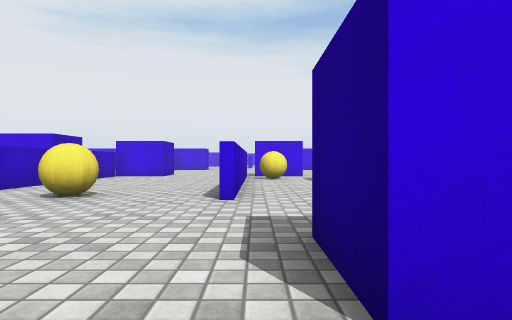
[1] (above)

19 first-person views from a walk through a scene from a Unity 3-D project. The camera is 0.68 m above the floor, looks level and sees 75° across. The floor is counted in squares, 1 m on a side. Each view is taken from the middle of a square. On the plan, view 1 faces up. The plan holds only what a view shows up to about 10 squares ahead; the rest is blank. The place goes on beyond the plan. The player character is not drawn. Surface patterns are stand-ins for the level's own textures.

[2]
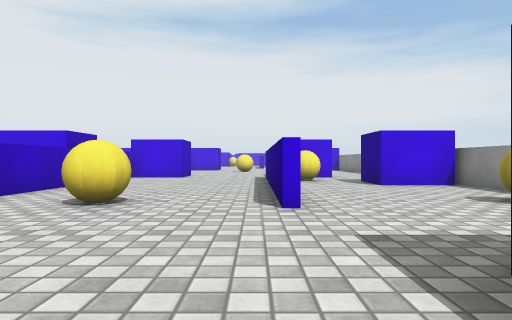

[3]
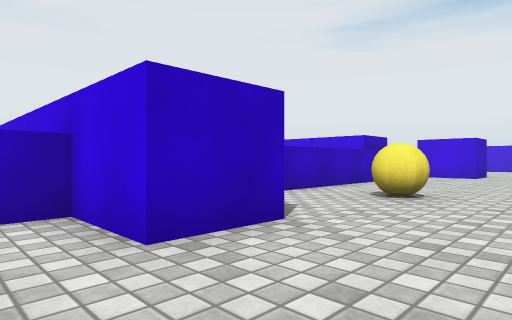

[4]
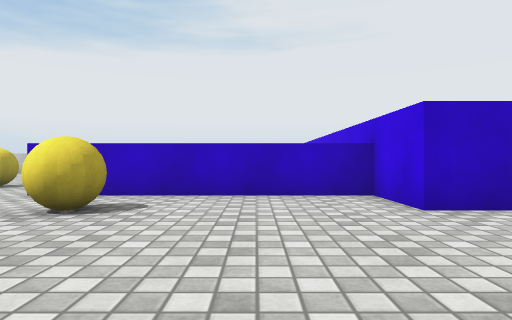

[5]
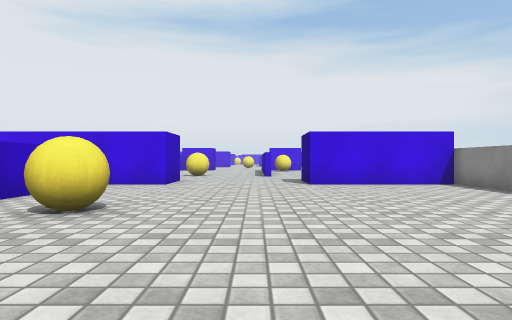

[6]
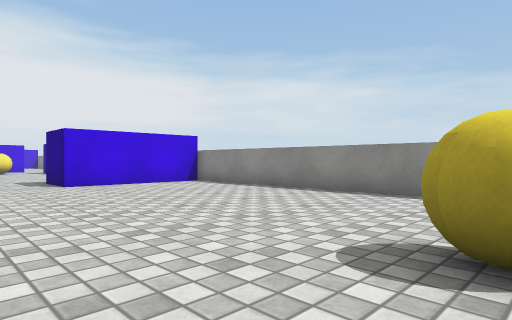

[7]
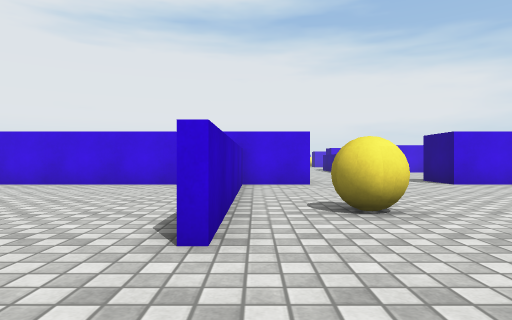

[8]
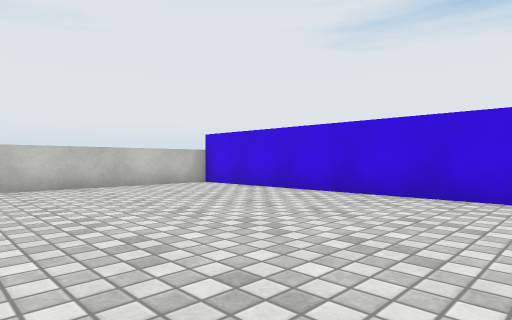

[9]
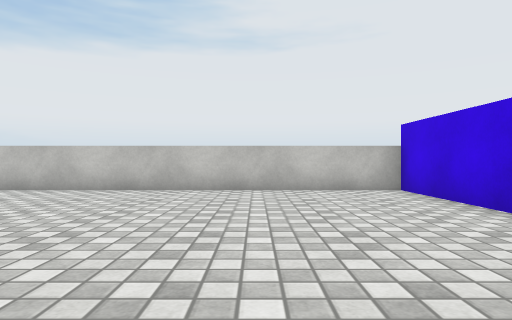

[10]
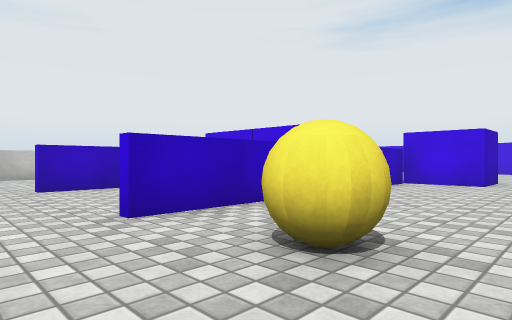

[11]
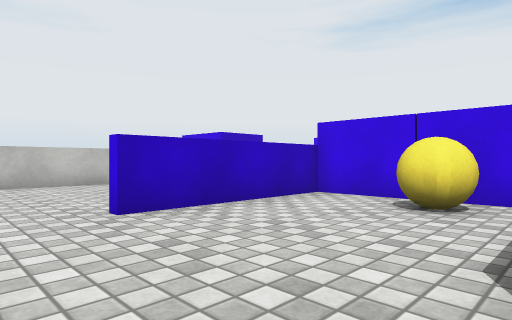

[12]
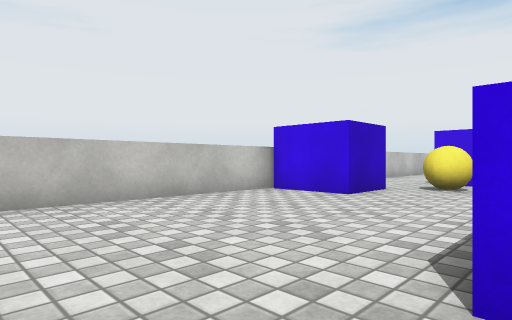

[13]
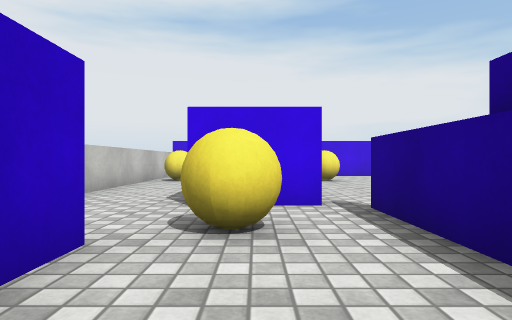

[14]
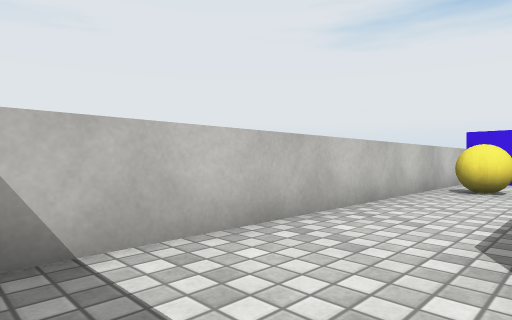

[15]
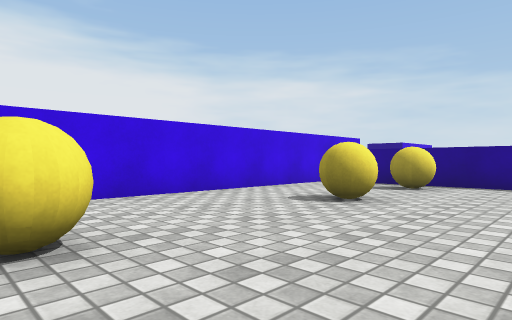

[16]
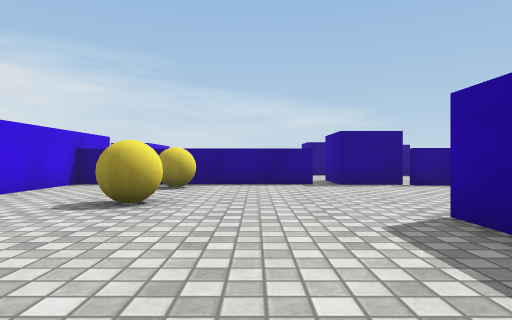

[17]
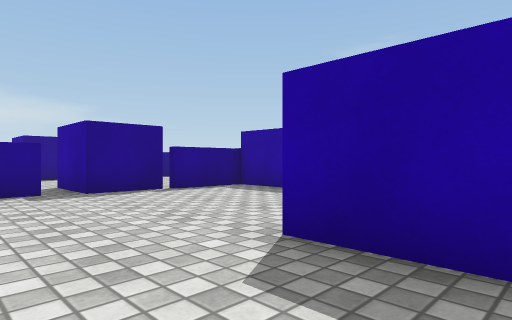

[18]
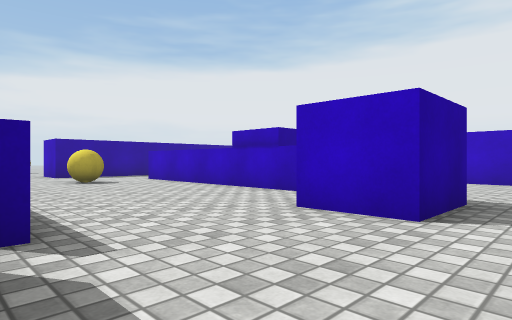

[19]
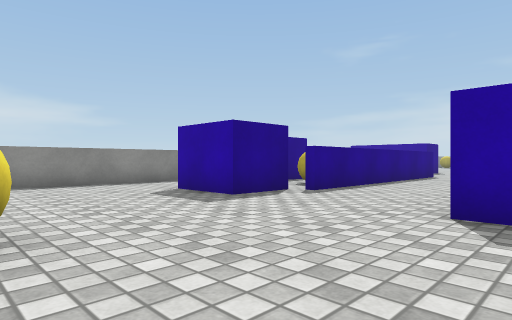

### Floor plan
Points are (right, up) in squares from view 1. A wall is a line through its corners. A room is listed if a view was taken in it or the views show most of it. See-through windows are left out.
Room 1 (views 1, 2, 3, 4, 5, 6, 7, 8, 9, 10, 11, 12, 13, 14, 15, 16, 17, 18, 19)
walls: (-6.1, 11.6) (-6.1, 13.6); (-0.6, 5.8) (-0.6, 13.8); (-0.4, 9.9) (-0.4, 5.6); (-5.8, 13.4) (-5.8, 5.6); (-10.1, 10) (-10.1, 5.6); (-10.4, 11.4) (-10.4, 13.8); (-5.4, 0.5) (-5.4, -5.4); (-5.6, 16.4) (-5.6, 22.5); (4.5, 8.1) (4.5, 10.2); (-15.5, 10.1) (-15.5, 4.6); (4.5, 15.2) (4.5, 18.8); (-15.5, 1.2) (-15.5, -7.8); (4.5, -6.1) (4.5, 1.4); (-15.5, 23) (-15.5, 12.2)
objects: block (-15, 2) to (-14, 3); block (-15, 10) to (-14, 11); other object (-15, 20) to (-14, 20); block (-15, 23) to (-14, 24); block (-13, 2) to (-12, 3); block (-13, 14) to (-11, 15); block (-13, 23) to (-12, 24); other object (-12, 12) to (-12, 13); block (-11, 2) to (-10, 3); block (-11, 23) to (-10, 24); block (-10, 10) to (-9, 11); other object (-10, 20); block (-9, 2) to (-8, 3); block (-9, 23) to (-8, 24); other object (-8, -8) to (-7, -7); other object (-8, 9) to (-7, 9); block (-8, 10) to (-7, 11); block (-7, 1) to (-6, 2); other object (-7, 20) to (-6, 20); block (-7, 23) to (-6, 24); block (-6, 14) to (-4, 15); block (-5, 2) to (-4, 3); block (-5, 23) to (-4, 24); other object (-4, -4) to (-3, -3); other object (-4, 6) to (-3, 6); other object (-2, 20) to (-1, 20); other object (0, -8) to (1, -7); other object (0, 12) to (1, 12); block (0, 14) to (2, 15); block (1, 2) to (2, 3); block (3, 2) to (4, 3); other object (3, 6) to (4, 6); block (3, 10) to (4, 11)

Positions as (right, up) in squares from view 1, and headings:
1: (0, 0), facing up
2: (-1, 1), facing up
3: (-1, 0), facing up-left
4: (1, -1), facing left
5: (-1, -8), facing up
6: (-2, -8), facing up-right
7: (-5, -8), facing up
8: (-7, -5), facing up-left
9: (-8, -2), facing left
10: (-2, 4), facing up-left
11: (-6, 4), facing up-left
12: (-10, 4), facing up-left
13: (-12, 9), facing up
14: (-13, 12), facing up-left
15: (-15, 17), facing up-right
16: (-15, 18), facing right
17: (-13, 18), facing down-right
18: (0, 17), facing down-left
19: (-5, 20), facing down-right
